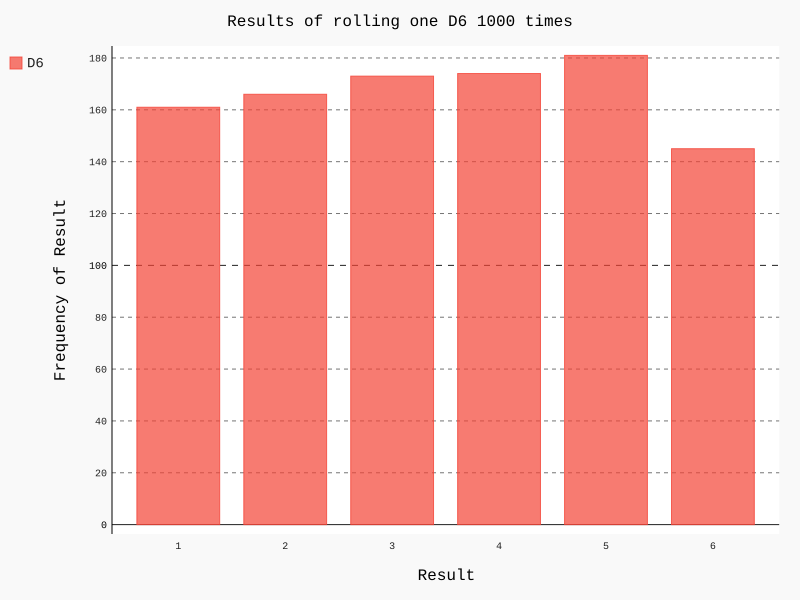

Python code for this plot:
import pygal

from dice.die import Die

die = Die()

results = []
for roll_num in range(1000):
    result = die.roll()
    results.append(result)

# print(results)

# 分析结果
frequencies = []
for value in range(1, die.num_sides + 1):
    frequency = results.count(value)
    frequencies.append(frequency)

# print(frequencies)

# 结果可视化
hist = pygal.Bar()

hist.title = "Results of rolling one D{0} 1000 times".format(die.num_sides)
hist.x_labels = [str(x) for x in range(1, die.num_sides + 1)]
hist.x_title = "Result"
hist.y_title = "Frequency of Result"

hist.add('D{0}'.format(die.num_sides), frequencies)
hist.render_to_file('die_visual.svg')
